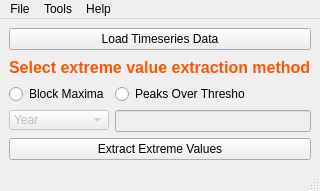
<?xml version="1.0" encoding="UTF-8"?>
<ui version="4.0">
 <class>MainWindow</class>
 <widget class="QMainWindow" name="MainWindow">
  <property name="geometry">
   <rect>
    <x>0</x>
    <y>0</y>
    <width>320</width>
    <height>191</height>
   </rect>
  </property>
  <property name="windowTitle">
   <string>PyEVA</string>
  </property>
  <property name="windowIcon">
   <iconset>
    <normaloff>../Resources/lambda.png</normaloff>../Resources/lambda.png</iconset>
  </property>
  <property name="windowOpacity">
   <double>1.000000000000000</double>
  </property>
  <widget class="QWidget" name="centralwidget">
   <layout class="QGridLayout" name="gridLayout">
    <item row="0" column="0">
     <layout class="QVBoxLayout" name="verticalLayout_3">
      <item>
       <widget class="QPushButton" name="pushButton">
        <property name="text">
         <string>Load Timeseries Data</string>
        </property>
       </widget>
      </item>
      <item>
       <widget class="QLabel" name="label">
        <property name="sizePolicy">
         <sizepolicy hsizetype="Minimum" vsizetype="Minimum">
          <horstretch>0</horstretch>
          <verstretch>0</verstretch>
         </sizepolicy>
        </property>
        <property name="palette">
         <palette>
          <active>
           <colorrole role="WindowText">
            <brush brushstyle="SolidPattern">
             <color alpha="255">
              <red>255</red>
              <green>85</green>
              <blue>0</blue>
             </color>
            </brush>
           </colorrole>
           <colorrole role="Text">
            <brush brushstyle="SolidPattern">
             <color alpha="255">
              <red>255</red>
              <green>85</green>
              <blue>0</blue>
             </color>
            </brush>
           </colorrole>
          </active>
          <inactive>
           <colorrole role="WindowText">
            <brush brushstyle="SolidPattern">
             <color alpha="255">
              <red>255</red>
              <green>85</green>
              <blue>0</blue>
             </color>
            </brush>
           </colorrole>
           <colorrole role="Text">
            <brush brushstyle="SolidPattern">
             <color alpha="255">
              <red>255</red>
              <green>85</green>
              <blue>0</blue>
             </color>
            </brush>
           </colorrole>
          </inactive>
          <disabled>
           <colorrole role="WindowText">
            <brush brushstyle="SolidPattern">
             <color alpha="255">
              <red>120</red>
              <green>120</green>
              <blue>120</blue>
             </color>
            </brush>
           </colorrole>
           <colorrole role="Text">
            <brush brushstyle="SolidPattern">
             <color alpha="255">
              <red>120</red>
              <green>120</green>
              <blue>120</blue>
             </color>
            </brush>
           </colorrole>
          </disabled>
         </palette>
        </property>
        <property name="font">
         <font>
          <family>Arial</family>
          <pointsize>12</pointsize>
          <weight>75</weight>
          <bold>true</bold>
          <stylestrategy>PreferDefault</stylestrategy>
         </font>
        </property>
        <property name="cursor">
         <cursorShape>ArrowCursor</cursorShape>
        </property>
        <property name="text">
         <string>Select extreme value extraction method</string>
        </property>
       </widget>
      </item>
      <item>
       <layout class="QHBoxLayout" name="horizontalLayout">
        <item>
         <layout class="QVBoxLayout" name="verticalLayout">
          <item>
           <widget class="QRadioButton" name="radioButton">
            <property name="maximumSize">
             <size>
              <width>100</width>
              <height>20</height>
             </size>
            </property>
            <property name="text">
             <string>Block Maxima</string>
            </property>
           </widget>
          </item>
          <item>
           <widget class="QComboBox" name="comboBox">
            <property name="enabled">
             <bool>false</bool>
            </property>
            <property name="maximumSize">
             <size>
              <width>100</width>
              <height>20</height>
             </size>
            </property>
            <item>
             <property name="text">
              <string>Year</string>
             </property>
            </item>
            <item>
             <property name="text">
              <string>Month</string>
             </property>
            </item>
           </widget>
          </item>
         </layout>
        </item>
        <item>
         <layout class="QVBoxLayout" name="verticalLayout_2">
          <item>
           <widget class="QRadioButton" name="radioButton_2">
            <property name="maximumSize">
             <size>
              <width>130</width>
              <height>20</height>
             </size>
            </property>
            <property name="text">
             <string>Peaks Over Threshold</string>
            </property>
           </widget>
          </item>
          <item>
           <widget class="QLineEdit" name="lineEdit">
            <property name="enabled">
             <bool>false</bool>
            </property>
           </widget>
          </item>
         </layout>
        </item>
       </layout>
      </item>
      <item>
       <widget class="QPushButton" name="pushButton_2">
        <property name="text">
         <string>Extract Extreme Values</string>
        </property>
       </widget>
      </item>
     </layout>
    </item>
   </layout>
  </widget>
  <widget class="QMenuBar" name="menubar">
   <property name="geometry">
    <rect>
     <x>0</x>
     <y>0</y>
     <width>320</width>
     <height>21</height>
    </rect>
   </property>
   <widget class="QMenu" name="menuFile">
    <property name="title">
     <string>File</string>
    </property>
    <addaction name="actionNew_EVA_project"/>
    <addaction name="actionLoad_project"/>
    <addaction name="actionExit"/>
   </widget>
   <widget class="QMenu" name="menuTools">
    <property name="title">
     <string>Tools</string>
    </property>
    <addaction name="actionData_parsing_assistant"/>
    <addaction name="actionThreshold_selection_assistant"/>
    <addaction name="actionPlotting_tool"/>
    <addaction name="actionAnalysis_summary"/>
    <addaction name="actionSettings"/>
   </widget>
   <widget class="QMenu" name="menuHelp">
    <property name="title">
     <string>Help</string>
    </property>
    <addaction name="actionAbout"/>
   </widget>
   <addaction name="menuFile"/>
   <addaction name="menuTools"/>
   <addaction name="menuHelp"/>
  </widget>
  <widget class="QStatusBar" name="statusbar"/>
  <action name="actionData_parsing_assistant">
   <property name="text">
    <string>Parse data from file</string>
   </property>
  </action>
  <action name="actionThreshold_selection_assistant">
   <property name="text">
    <string>Threshold selection assistant</string>
   </property>
  </action>
  <action name="actionPlotting_tool">
   <property name="text">
    <string>Plotting tool</string>
   </property>
  </action>
  <action name="actionAnalysis_summary">
   <property name="text">
    <string>Analysis summary</string>
   </property>
  </action>
  <action name="actionNew_EVA_project">
   <property name="text">
    <string>New project</string>
   </property>
  </action>
  <action name="actionLoad_project">
   <property name="text">
    <string>Load project</string>
   </property>
  </action>
  <action name="actionExit">
   <property name="text">
    <string>Exit</string>
   </property>
  </action>
  <action name="actionAbout">
   <property name="text">
    <string>About</string>
   </property>
  </action>
  <action name="actionSettings">
   <property name="text">
    <string>Settings</string>
   </property>
  </action>
 </widget>
 <resources/>
 <connections>
  <connection>
   <sender>radioButton</sender>
   <signal>toggled(bool)</signal>
   <receiver>comboBox</receiver>
   <slot>setEnabled(bool)</slot>
   <hints>
    <hint type="sourcelabel">
     <x>52</x>
     <y>29</y>
    </hint>
    <hint type="destinationlabel">
     <x>48</x>
     <y>53</y>
    </hint>
   </hints>
  </connection>
  <connection>
   <sender>radioButton_2</sender>
   <signal>toggled(bool)</signal>
   <receiver>lineEdit</receiver>
   <slot>setEnabled(bool)</slot>
   <hints>
    <hint type="sourcelabel">
     <x>141</x>
     <y>25</y>
    </hint>
    <hint type="destinationlabel">
     <x>134</x>
     <y>55</y>
    </hint>
   </hints>
  </connection>
 </connections>
</ui>
